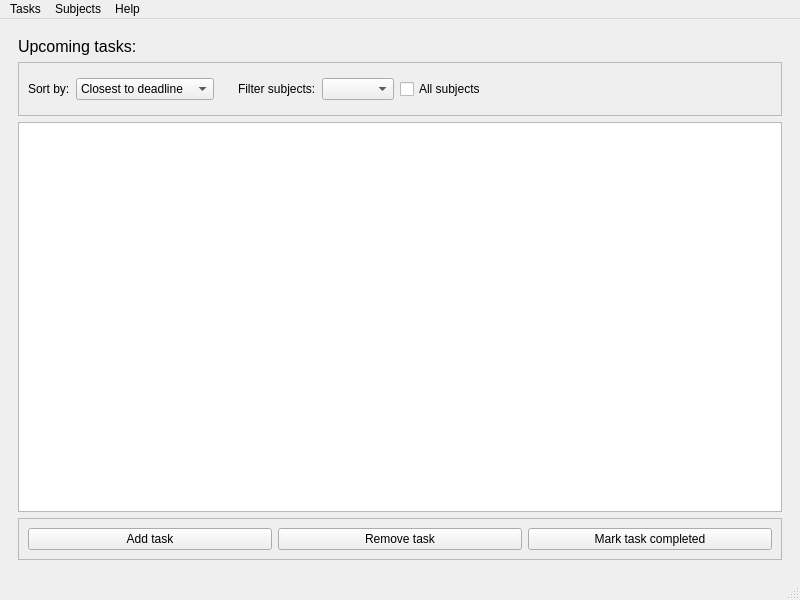
<?xml version="1.0" encoding="UTF-8"?>
<ui version="4.0">
 <class>MainWindow</class>
 <widget class="QMainWindow" name="MainWindow">
  <property name="geometry">
   <rect>
    <x>0</x>
    <y>0</y>
    <width>800</width>
    <height>600</height>
   </rect>
  </property>
  <property name="windowTitle">
   <string>Task To-dos</string>
  </property>
  <widget class="QWidget" name="centralwidget">
   <layout class="QVBoxLayout" name="verticalLayout">
    <item>
     <widget class="QStackedWidget" name="mainStackedWidget">
      <property name="currentIndex">
       <number>0</number>
      </property>
      <widget class="QWidget" name="mainPage">
       <layout class="QVBoxLayout" name="verticalLayout_2">
        <item>
         <widget class="QLabel" name="tasksLabel">
          <property name="font">
           <font>
            <pointsize>12</pointsize>
           </font>
          </property>
          <property name="text">
           <string>Upcoming tasks:</string>
          </property>
         </widget>
        </item>
        <item>
         <widget class="QFrame" name="sortAndFilterFrame">
          <property name="frameShape">
           <enum>QFrame::Shape::StyledPanel</enum>
          </property>
          <property name="frameShadow">
           <enum>QFrame::Shadow::Raised</enum>
          </property>
          <layout class="QHBoxLayout" name="horizontalLayout_2">
           <property name="leftMargin">
            <number>0</number>
           </property>
           <property name="topMargin">
            <number>6</number>
           </property>
           <property name="rightMargin">
            <number>0</number>
           </property>
           <property name="bottomMargin">
            <number>6</number>
           </property>
           <item>
            <widget class="QWidget" name="sortByWidget" native="true">
             <layout class="QHBoxLayout" name="horizontalLayout_3">
              <item>
               <widget class="QLabel" name="sortByLabel">
                <property name="sizePolicy">
                 <sizepolicy hsizetype="Maximum" vsizetype="Preferred">
                  <horstretch>0</horstretch>
                  <verstretch>0</verstretch>
                 </sizepolicy>
                </property>
                <property name="text">
                 <string>Sort by:</string>
                </property>
               </widget>
              </item>
              <item>
               <widget class="QComboBox" name="sortByComboBox">
                <property name="sizePolicy">
                 <sizepolicy hsizetype="Maximum" vsizetype="Fixed">
                  <horstretch>0</horstretch>
                  <verstretch>0</verstretch>
                 </sizepolicy>
                </property>
                <item>
                 <property name="text">
                  <string>Closest to deadline</string>
                 </property>
                </item>
                <item>
                 <property name="text">
                  <string>Farthest to deadline</string>
                 </property>
                </item>
                <item>
                 <property name="text">
                  <string>Subjects - A-Z</string>
                 </property>
                </item>
               </widget>
              </item>
             </layout>
            </widget>
           </item>
           <item>
            <widget class="QWidget" name="filterBySubjectWidget" native="true">
             <layout class="QHBoxLayout" name="horizontalLayout_4">
              <item>
               <widget class="QLabel" name="filterBySubjectLabel">
                <property name="sizePolicy">
                 <sizepolicy hsizetype="Maximum" vsizetype="Preferred">
                  <horstretch>0</horstretch>
                  <verstretch>0</verstretch>
                 </sizepolicy>
                </property>
                <property name="text">
                 <string>Filter subjects:</string>
                </property>
               </widget>
              </item>
              <item>
               <widget class="QComboBox" name="filterBySubjectComboBox">
                <property name="sizePolicy">
                 <sizepolicy hsizetype="Maximum" vsizetype="Fixed">
                  <horstretch>0</horstretch>
                  <verstretch>0</verstretch>
                 </sizepolicy>
                </property>
                <property name="sizeAdjustPolicy">
                 <enum>QComboBox::SizeAdjustPolicy::AdjustToContents</enum>
                </property>
               </widget>
              </item>
              <item>
               <widget class="QCheckBox" name="filterByAllSubjectsCheckBox">
                <property name="text">
                 <string>All subjects</string>
                </property>
               </widget>
              </item>
             </layout>
            </widget>
           </item>
           <item>
            <spacer name="horizontalSpacer">
             <property name="orientation">
              <enum>Qt::Orientation::Horizontal</enum>
             </property>
             <property name="sizeHint" stdset="0">
              <size>
               <width>40</width>
               <height>20</height>
              </size>
             </property>
            </spacer>
           </item>
          </layout>
         </widget>
        </item>
        <item>
         <widget class="QTableView" name="tasksTableView">
          <property name="selectionMode">
           <enum>QAbstractItemView::SelectionMode::SingleSelection</enum>
          </property>
          <property name="selectionBehavior">
           <enum>QAbstractItemView::SelectionBehavior::SelectRows</enum>
          </property>
          <property name="textElideMode">
           <enum>Qt::TextElideMode::ElideNone</enum>
          </property>
          <property name="gridStyle">
           <enum>Qt::PenStyle::NoPen</enum>
          </property>
         </widget>
        </item>
        <item>
         <widget class="QFrame" name="taskOptionsFrame">
          <property name="frameShape">
           <enum>QFrame::Shape::StyledPanel</enum>
          </property>
          <property name="frameShadow">
           <enum>QFrame::Shadow::Raised</enum>
          </property>
          <layout class="QHBoxLayout" name="horizontalLayout">
           <item>
            <widget class="QPushButton" name="addTaskButton">
             <property name="text">
              <string>Add task</string>
             </property>
             <property name="icon">
              <iconset theme="QIcon::ThemeIcon::ListAdd"/>
             </property>
            </widget>
           </item>
           <item>
            <widget class="QPushButton" name="removeTaskButton">
             <property name="text">
              <string>Remove task</string>
             </property>
             <property name="icon">
              <iconset theme="QIcon::ThemeIcon::ListRemove"/>
             </property>
            </widget>
           </item>
           <item>
            <widget class="QPushButton" name="completeTaskButton">
             <property name="text">
              <string>Mark task completed</string>
             </property>
             <property name="icon">
              <iconset theme="QIcon::ThemeIcon::GoUp"/>
             </property>
            </widget>
           </item>
          </layout>
         </widget>
        </item>
       </layout>
      </widget>
     </widget>
    </item>
   </layout>
  </widget>
  <widget class="QMenuBar" name="menubar">
   <property name="geometry">
    <rect>
     <x>0</x>
     <y>0</y>
     <width>800</width>
     <height>20</height>
    </rect>
   </property>
   <widget class="QMenu" name="menuDeadlines">
    <property name="title">
     <string>Tasks</string>
    </property>
    <addaction name="actionAdd_task"/>
    <addaction name="actionRemove_task"/>
    <addaction name="actionEdit_task"/>
    <addaction name="actionMark_task_completed"/>
   </widget>
   <widget class="QMenu" name="menuSubject">
    <property name="title">
     <string>Subjects</string>
    </property>
    <addaction name="actionAdd_subject"/>
    <addaction name="actionRemove_subject"/>
   </widget>
   <widget class="QMenu" name="menuHelp">
    <property name="title">
     <string>Help</string>
    </property>
    <addaction name="actionHow_to_use"/>
    <addaction name="actionSource_code"/>
   </widget>
   <addaction name="menuDeadlines"/>
   <addaction name="menuSubject"/>
   <addaction name="menuHelp"/>
  </widget>
  <widget class="QStatusBar" name="statusbar"/>
  <action name="actionAdd_task">
   <property name="icon">
    <iconset theme="QIcon::ThemeIcon::ListAdd"/>
   </property>
   <property name="text">
    <string>Add task</string>
   </property>
  </action>
  <action name="actionRemove_task">
   <property name="icon">
    <iconset theme="QIcon::ThemeIcon::ListRemove"/>
   </property>
   <property name="text">
    <string>Remove task</string>
   </property>
  </action>
  <action name="actionAdd_subject">
   <property name="icon">
    <iconset theme="QIcon::ThemeIcon::ListAdd"/>
   </property>
   <property name="text">
    <string>Add subject</string>
   </property>
  </action>
  <action name="actionRemove_subject">
   <property name="icon">
    <iconset theme="QIcon::ThemeIcon::ListRemove"/>
   </property>
   <property name="text">
    <string>Remove subject</string>
   </property>
  </action>
  <action name="actionHow_to_use">
   <property name="icon">
    <iconset theme="QIcon::ThemeIcon::HelpFaq"/>
   </property>
   <property name="text">
    <string>How to use</string>
   </property>
  </action>
  <action name="actionAbout">
   <property name="text">
    <string>About</string>
   </property>
  </action>
  <action name="actionMark_task_completed">
   <property name="icon">
    <iconset theme="QIcon::ThemeIcon::GoUp"/>
   </property>
   <property name="text">
    <string>Mark task completed</string>
   </property>
  </action>
  <action name="actionEdit_task">
   <property name="icon">
    <iconset theme="QIcon::ThemeIcon::DocumentProperties"/>
   </property>
   <property name="text">
    <string>Edit task</string>
   </property>
  </action>
  <action name="actionSource_code">
   <property name="icon">
    <iconset theme="QIcon::ThemeIcon::HelpAbout"/>
   </property>
   <property name="text">
    <string>Source code</string>
   </property>
  </action>
 </widget>
 <resources/>
 <connections/>
</ui>
